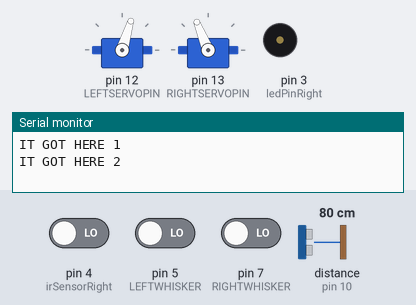
This sketch was run on a simulated Arduino Uno, built with avr-gcc and run on an emulated ATmega328P. On the bench: 2 × servo, buzzer (waves = sounding), the last lines printed to the serial monitor. Inputs (shaded band) come from the test bench; at power-on: pin 5 (LEFTWHISKER) LOW, pin 7 (RIGHTWHISKER) LOW, pin 4 (irSensorRight) LOW, distance to the obstacle (sensor on pin 10) 80 cm. The echo pulse lasts 58.3 µs per cm; EEPROM starts erased.

Above: at 1.3 s.
1.4 s: pin 5 (LEFTWHISKER) driven HIGH and pin 7 (RIGHTWHISKER) driven HIGH
At 1.8 s:
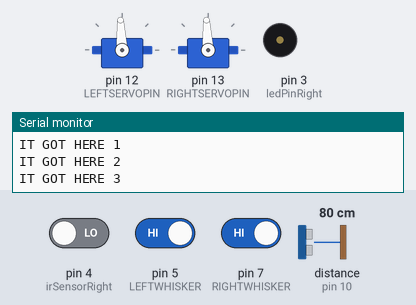
At 2.8 s:
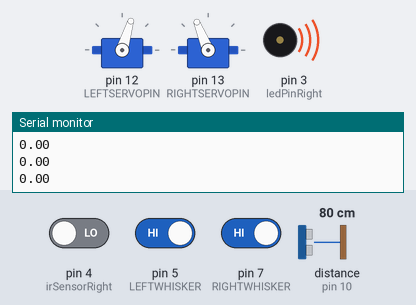
3.4 s: pin 4 (irSensorRight) driven HIGH
At 3.8 s:
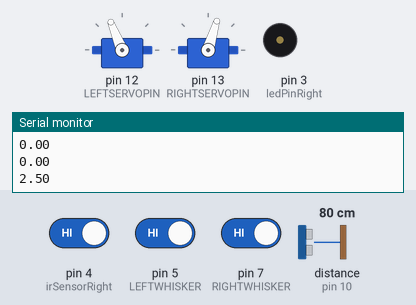
Timing chart, 0 to 6.4 s (numbered marks = the images above; inputs shaded):
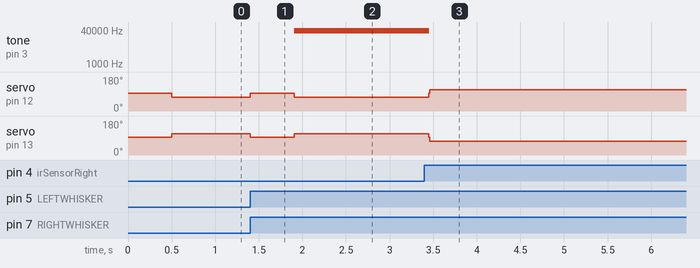

Measured:
- after the input at 1.4 s, tone on pin 3 (ledPinRight): silent → 36500 Hz after 0.51 s; servo on pin 12 (LEFTSERVOPIN): 73° → 93° at once, → 73° 0.51 s later; servo on pin 13 (RIGHTSERVOPIN): 112° → 93° at once, → 112° 0.51 s later
- after the input at 3.4 s, tone on pin 3 (ledPinRight): 36500 Hz → silent after 0.06 s; servo on pin 12 (LEFTSERVOPIN): 73° → 112° after 0.05 s; servo on pin 13 (RIGHTSERVOPIN): 112° → 73° after 0.05 s

The sketch:

BPF_Sonar_Assignment.ino
```cpp
#include <Servo.h>
#include <EEPROM.h>

// SERVO MOTORS
Servo leftServo;
Servo rightServo;
const int LEFTSERVOPIN = 12;
const int RIGHTSERVOPIN = 13;

// IR LED/SENSOR
const int ledPinRight = 3;
const int irSensorRight = 4;

// WHISKER
const int LEFTWHISKER = 5;
const int RIGHTWHISKER = 7;

// SONAR PINS
const int PINGEMITTER = 10;
const int PINGRECEIVER = 10;

// -- Global variables for EEPROM
int address = 1;
int count = 0;

const int usTocm = 29;

void setup() {
  Serial.begin(9600);

  pinMode(ledPinRight, OUTPUT);
  pinMode(irSensorRight, INPUT);

  pinMode(LEFTWHISKER, INPUT);
  pinMode(RIGHTWHISKER, INPUT);

  leftServo.attach(LEFTSERVOPIN);
  rightServo.attach(RIGHTSERVOPIN);

  // Get distance measurements and write to EEPROM
  for (long freq = 36500; freq <= 42000; freq = freq + 500) {
    for (int meas = 1; meas <= 3; meas = meas + 1) {

      // Step 2: Roll forward until whisker touches, then pause for 1/2 second
      driveServos(200, 200);;
      while (digitalRead(LEFTWHISKER) == 1 || digitalRead(RIGHTWHISKER) == 1);
      driveServos(0, 0);
      Serial.println("IT GOT HERE 1");
      delay(500);

      // Step 3: Roll backwards until it no longer touches the wall, then pause for 1/2 second
      Serial.println("IT GOT HERE 2");
      driveServos(-200,-200);
      while (digitalRead(LEFTWHISKER) == 0 || digitalRead(RIGHTWHISKER) == 0);
      driveServos(0, 0);
      Serial.println("IT GOT HERE 3");
      delay(500);

      // Step 4: Read current dist with cmDistance() function. This is the start time
//      unsigned long startTime = millis();
      unsigned long startDist = cmDistance();

      driveServos(-200,-200);
      float avg =  0;
      do{
        float sum = 0;
        for (int i = 0; i < 30; i++){
          sum += irDetect(ledPinRight, irSensorRight, freq);
        }
        avg = (sum / 10);
        Serial.println(avg);
      }while (avg < 0.5);
      driveServos(0, 0);

      // Step 6: Read the current dist with the cmDistance() function. This is the end time.
//      unsigned long endTime = millis();
      unsigned long endDist = cmDistance();

      // Step 7: Record time (end - start) in the EEPROM
//      unsigned long diff = (endTime - startTime);
      unsigned long diff = endDist - startDist;

      // split the elapsed time into two values to facilitate writing to EEPROM
      unsigned long high = (unsigned long)(diff / 256); // -- quotient of diff/256
      unsigned long low = (unsigned long)(diff % 256);  // -- remainder of diff/256

      EEPROM.write(address, high);
      ++address;
      EEPROM.write(address, low);
      ++address;

      ++count;
    }
  }
  EEPROM.write(0, count);

}

void loop() {

}

// -- InfraRed functions
int irDetect(int irLedPin, int irSensorPin, long freq){
  tone(irLedPin, freq, 8);
  delay(1);
  int ir = digitalRead(irSensorPin);
  delay(1);
  return ir;
}

int irDistance(int irLedPin, int irSensorPin){
  int distance = 0;
  // 33000
  for(long f = 38000; f <= 42000; f += 1000){
    distance += irDetect(irLedPin, irSensorPin, f);
  }
  return distance;
}

// -- Movement functions
void driveServos(int leftpw, int rightpw) {

  rightServo.writeMicroseconds(1500 - leftpw);
  leftServo.writeMicroseconds(1500 + rightpw);

}


/*
 * Get cm distance measurment from Ping Ultrasonic Distance Sensor
 * Returns: distance measurement in cm.
 */
int cmDistance() {
  int distance = 0;                                // Initialize distance to zero
  do                                               // Loop in case of zero measurement
  {
    int us = ping(PINGEMITTER, PINGRECEIVER);      // Get measurement in microseconds
    distance = convert(us, usTocm);                // Convert microseconds to cm
    delay(3);                                      // Pause before retry (if needed)
  }
  while(distance == 0);
  return distance;                                 // Return distance measurement
}

/*
 * Converts measurement in microseconds round trip measurement to units of distance
 * depending on the constant used.
 * Parameters: us - microsecond value from Sonar echo time measurement.
 *             scalar - 29 for us to cm, or 74 for us to in.
 * Returns:    distance measurement dictated by the scalar.
 */
int convert(int us, int scalar) {
    return us / scalar / 2;                        // Echo round trip time -> cm
}


long ping(int emmitterpin, int receiverpin) {
  long duration;                                   // Variables for calculating distance
  pinMode(emmitterpin, OUTPUT);                    // TRIG pin -> output
  digitalWrite(emmitterpin, LOW);                  // Generate a 5 microsecond pulse

  delayMicroseconds(2);
  digitalWrite(emmitterpin, HIGH);
  delayMicroseconds(5);
  digitalWrite(emmitterpin, LOW);

  pinMode(receiverpin, INPUT);                     // Set ECHO pin to input
  duration = pulseIn(receiverpin, HIGH, 25000);    // Measure echo time pulse from sonar
  return duration;                                 // Return pulse duration in microseconds
}
```
